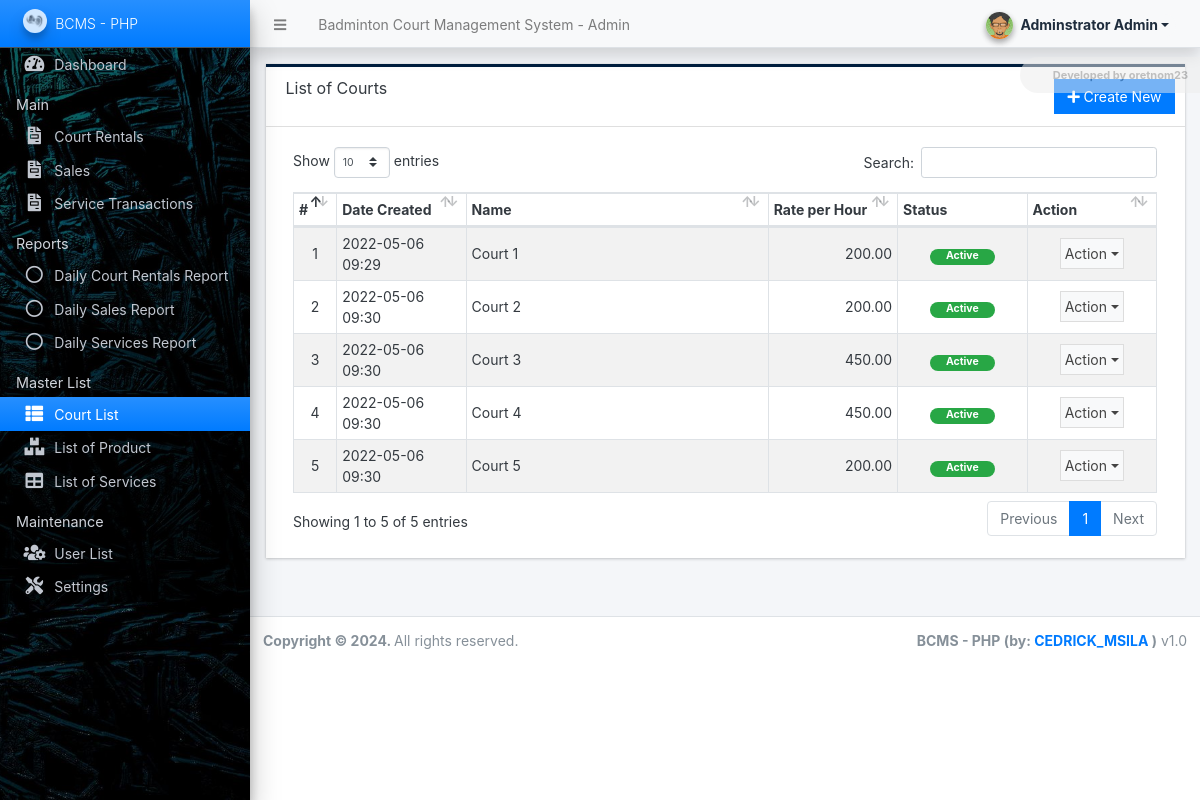
Screenshot of /admin/?page=courts (signed in) with the database file from the repository.
### tables this page shows
CREATE TABLE `court_list` (
  `id` int(30) NOT NULL,
  `name` text NOT NULL,
  `price` float(12,2) NOT NULL DEFAULT 0.00,
  `status` tinyint(1) NOT NULL DEFAULT 1,
  `delete_flag` tinyint(1) NOT NULL DEFAULT 0,
  `date_created` datetime NOT NULL DEFAULT current_timestamp(),
  `date_updated` datetime NOT NULL DEFAULT current_timestamp() ON UPDATE current_timestamp()
);

### config.php (called while the page is built, shortened)
<?php
function format_num($number = '' , $decimal = ''){
    if(is_numeric($number)){
        $ex = explode(".",$number);
        $decLen = isset($ex[1]) ? strlen($ex[1]) : 0;
        if(is_numeric($decimal)){
            return number_format($number,$decimal);
        }else{
            return number_format($number,$decLen);
        }
    }else{
        return "Invalid Input";
    }
}
?>

### admin/courts/index.php (the view, shortened to what this page needs)
<div class="card card-outline rounded-0 card-navy">
	<div class="card-header">
		<h3 class="card-title">List of Courts</h3>
		<div class="card-tools">
			<a href="javascript:void(0)" id="create_new" class="btn btn-flat btn-primary"><span class="fas fa-plus"></span>  Create New</a>
		</div>
	</div>
	<div class="card-body">
        <div class="container-fluid">
			<table class="table table-hover table-striped table-bordered" id="list">
				<colgroup>
					<col width="5%">
					<col width="15%">
					<col width="35%">
					<col width="15%">
					<col width="15%">
					<col width="15%">
				</colgroup>
				<thead>
					<tr>
						<th>#</th>
						<th>Date Created</th>
						<th>Name</th>
						<th>Rate per Hour</th>
						<th>Status</th>
						<th>Action</th>
					</tr>
				</thead>
				<tbody>
					<?php
					$i = 1;
						$qry = $conn->query("SELECT * from `court_list` where delete_flag = 0 order by `name` asc ");
						while($row = $qry->fetch_assoc()):
					?>
						<tr>
							<td class="text-center"><?php echo $i++; ?></td>
							<td><?php echo date("Y-m-d H:i",strtotime($row['date_created'])) ?></td>
							<td><?php echo $row['name'] ?></td>
							<td class="text-right"><?php echo format_num($row['price'], 2) ?></td>
							<td class="text-center">
                                <?php if($row['status'] == 1): ?>
                                    <span class="badge badge-success px-3 rounded-pill">Active</span>
                                <?php else: ?>
                                    <span class="badge badge-danger px-3 rounded-pill">Inactive</span>
                                <?php endif; ?>
                            </td>
							<td align="center">
								 <button type="button" class="btn btn-flat p-1 btn-default btn-sm dropdown-toggle dropdown-icon" data-toggle="dropdown">
				                  		Action
				                  </button>
							</td>
						</tr>
					<?php endwhile; ?>
				</tbody>
			</table>
		</div>
	</div>
</div>

### rows the page displays
court_list: date_created "2022-05-06 09:29", name "Court 1", price "200.00", status "Active"
court_list: date_created "2022-05-06 09:30", name "Court 2", price "200.00", status "Active"
court_list: date_created "2022-05-06 09:30", name "Court 3", price "450.00", status "Active"
court_list: date_created "2022-05-06 09:30", name "Court 4", price "450.00", status "Active"
court_list: date_created "2022-05-06 09:30", name "Court 5", price "200.00", status "Active"

### other values shown
$_settings->info('name') "Badminton Court Management System"
$_settings->userdata('firstname').' '.$_settings->userdata('lastname') "Adminstrator Admin"
$_settings->info('short_name') "BCMS - PHP"
